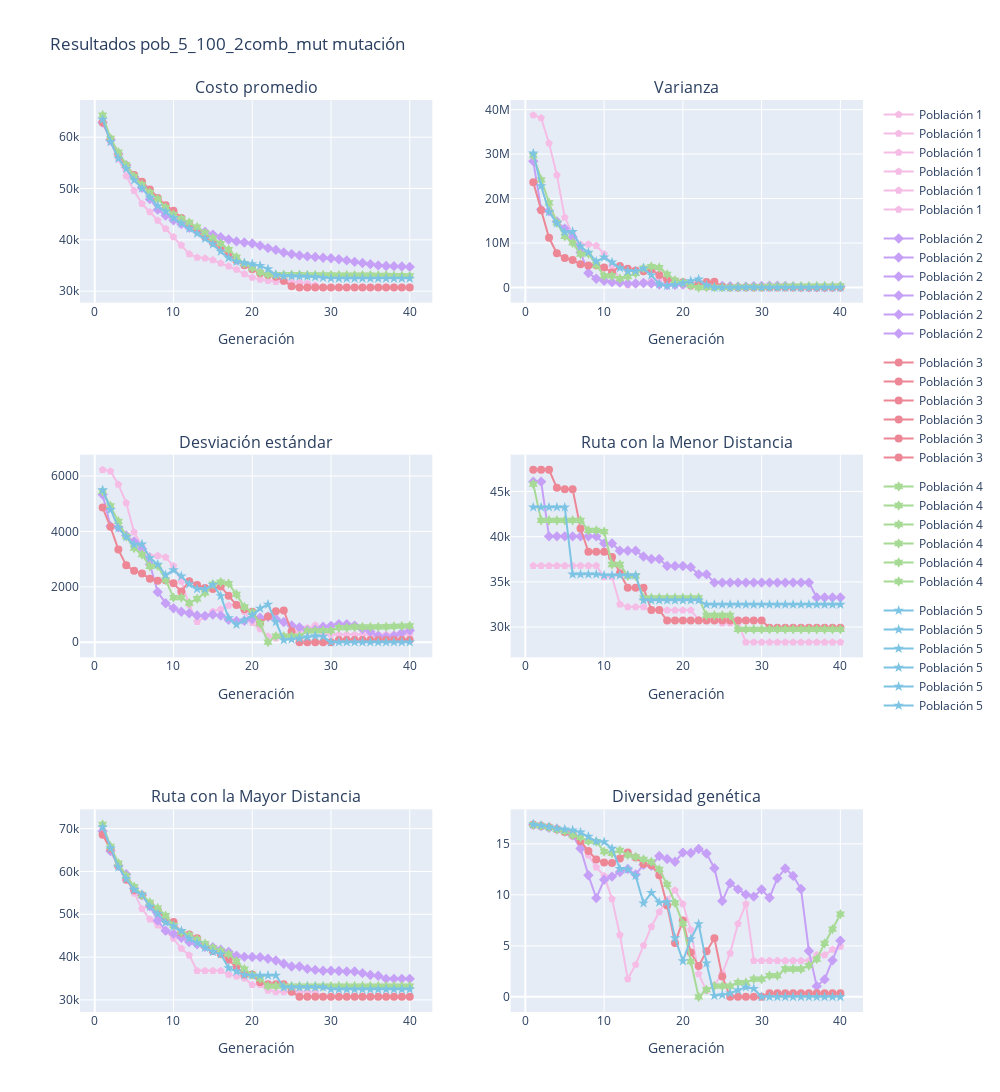

The cell this chart's notebook holds for it:
### Code cell
show_report(resultados3, max_gen_, msg=f"Resultados {exp_name3} mutación")
